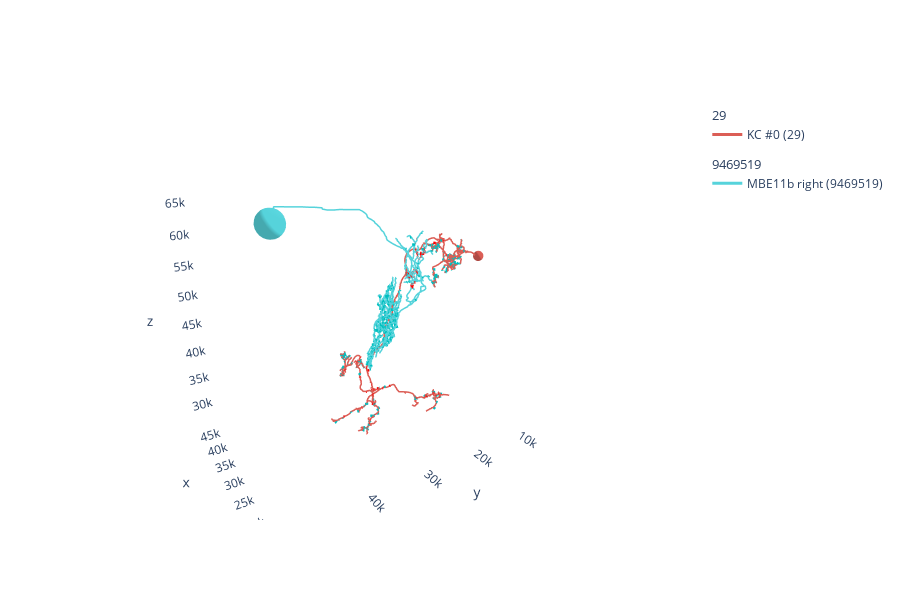

Source (notebook cell):
### Code cell
navis.plot3d([a, b], connectors = True)

### Figure 1 — Plotly figure (JSON) as saved in the notebook; plotly's stock layout.template omitted (floating-point values rounded to 4 significant figures; data arrays with more than 128 entries replaced by an {"elided": "..."} marker saying what was removed)
{"data": [{"hoverinfo": "none", "hovertext": " ", "legendgroup": "29", "legendgrouptitle": {"text": "29"}, "line": {"color": "rgb(219,94,86)", "dash": "solid", "width": 3}, "mode": "lines", "name": "KC #0 (29)", "opacity": 1, "showlegend": true, "type": "scatter3d", "x": {"elided": "3286 float values"}, "y": {"elided": "3286 float values"}, "z": {"elided": "3286 int values"}}, {"color": "rgb(219,94,86)", "hoverinfo": "name", "i": {"elided": "320 int values"}, "j": {"elided": "320 int values"}, "k": {"elided": "320 int values"}, "legendgroup": "29", "showlegend": false, "type": "mesh3d", "x": {"elided": "162 float values"}, "y": {"elided": "162 float values"}, "z": {"elided": "162 float values"}}, {"hoverinfo": "none", "legendgroup": "29", "line": {"color": "rgb(255, 0, 0)", "width": 5}, "mode": "lines", "name": "Presynapses of KC #0", "showlegend": false, "type": "scatter3d", "x": {"elided": "270 float values"}, "y": {"elided": "270 float values"}, "z": {"elided": "270 int values"}}, {"hoverinfo": "none", "legendgroup": "29", "line": {"color": "rgb(0, 191, 191)", "width": 5}, "mode": "lines", "name": "Postsynapses of KC #0", "showlegend": false, "type": "scatter3d", "x": {"elided": "609 float values"}, "y": {"elided": "609 float values"}, "z": {"elided": "609 int values"}}, {"hoverinfo": "none", "hovertext": " ", "legendgroup": "9469519", "legendgrouptitle": {"text": "9469519"}, "line": {"color": "rgb(86,211,219)", "dash": "solid", "width": 3}, "mode": "lines", "name": "MBE11b right (9469519)", "opacity": 1, "showlegend": true, "type": "scatter3d", "x": {"elided": "4612 float values"}, "y": {"elided": "4612 float values"}, "z": {"elided": "4612 int values"}}, {"color": "rgb(86,211,219)", "hoverinfo": "name", "i": {"elided": "320 int values"}, "j": {"elided": "320 int values"}, "k": {"elided": "320 int values"}, "legendgroup": "9469519", "showlegend": false, "type": "mesh3d", "x": {"elided": "162 float values"}, "y": {"elided": "162 float values"}, "z": {"elided": "162 float values"}}, {"hoverinfo": "none", "legendgroup": "9469519", "line": {"color": "rgb(255, 0, 0)", "width": 5}, "mode": "lines", "name": "Presynapses of MBE11b right", "showlegend": false, "type": "scatter3d", "x": {"elided": "195 float values"}, "y": {"elided": "195 float values"}, "z": {"elided": "195 int values"}}, {"hoverinfo": "none", "legendgroup": "9469519", "line": {"color": "rgb(0, 191, 191)", "width": 5}, "mode": "lines", "name": "Postsynapses of MBE11b right", "showlegend": false, "type": "scatter3d", "x": {"elided": "1290 float values"}, "y": {"elided": "1290 float values"}, "z": {"elided": "1290 int values"}}], "layout": {"autosize": true, "height": 600, "legend": {"bgcolor": "rgba(0,0,0,0)", "orientation": "v"}, "paper_bgcolor": "rgba(0,0,0,0)", "plot_bgcolor": "rgba(0,0,0,0)", "scene": {"aspectmode": "data", "aspectratio": {"x": 1, "y": 1, "z": 1}, "camera": {"eye": {"x": -1.743, "y": 1.071, "z": 0.71}, "up": {"x": 0, "y": 0, "z": 1}}, "xaxis": {"backgroundcolor": "rgb(240, 240, 240)", "gridcolor": "rgb(255, 255, 255)", "showbackground": false, "showgrid": false, "showline": false, "zerolinecolor": "rgb(255, 255, 255)"}, "yaxis": {"backgroundcolor": "rgb(240, 240, 240)", "gridcolor": "rgb(255, 255, 255)", "showbackground": false, "showgrid": false, "showline": false, "zerolinecolor": "rgb(255, 255, 255)"}, "zaxis": {"backgroundcolor": "rgb(240, 240, 240)", "gridcolor": "rgb(255, 255, 255)", "showbackground": false, "showgrid": false, "showline": false, "zerolinecolor": "rgb(255, 255, 255)"}}, "showlegend": true}}
